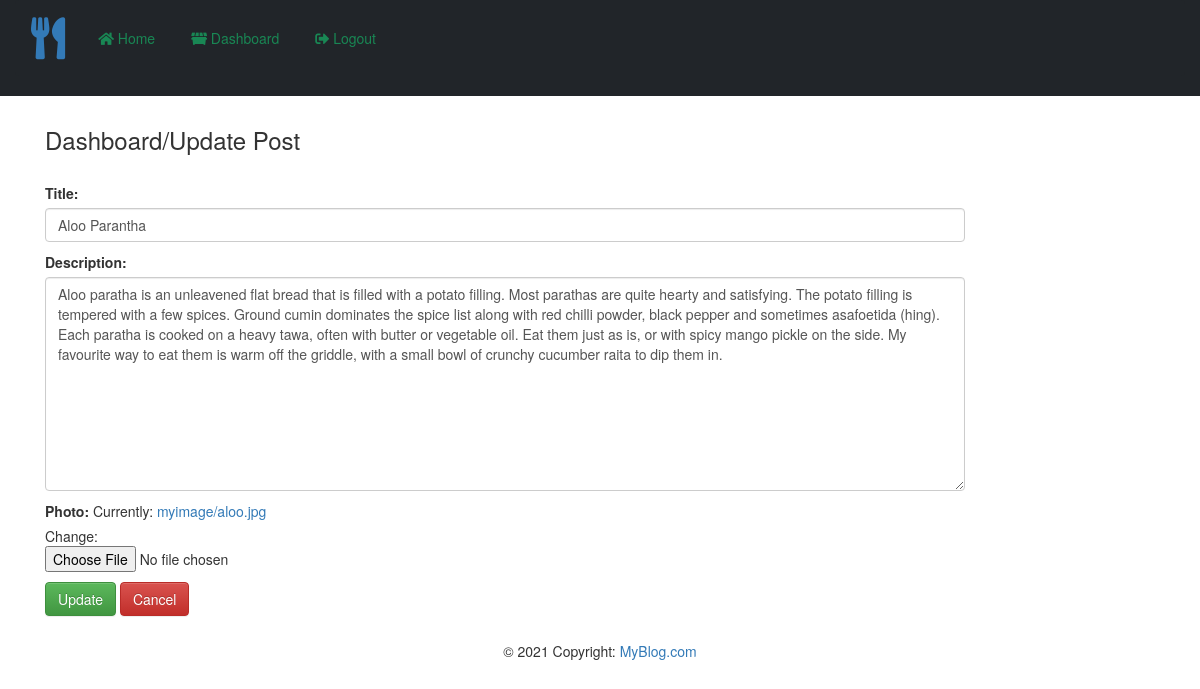
Screenshot of /update/19 (signed in) with the database file from the repository.
### blog/models.py (models this page shows)
class Post(models.Model):
    title= models.CharField(max_length=200)
    desc= models.TextField()
    photo = models.ImageField(upload_to='myimage', width_field=None)

### blog/views.py (the view)
# urls.py: path('update/<int:id>',views.update, name="update"),
def update(request,id):
    if request.user.is_authenticated:
        if request.method=='POST':
            pi=Post.objects.get(pk=id)
            form=PostForm(request.POST, instance=pi)
            if form.is_valid():
                form.save()
        else:
            pi=Post.objects.get(pk=id)
            form=PostForm(instance=pi)
        context={'form':form}
        return render(request,'blog/update.html',context)
    else:
        return HttpResponseRedirect('/login/')

### blog/forms.py
class PostForm(forms.ModelForm):
    class Meta:
        model = Post
        fields= ['title', 'desc','photo']
        labels = {'title':'Title', 'desc':'Description','photo':'Photo'}
        widgets={
            'title':forms.TextInput(attrs={'class':'form-control'}),
            'desc':forms.Textarea(attrs={'class':'form-control'}),
        }

### blog/templates/blog/update.html (shortened to what this page needs)
{% extends "blog/base.html" %}
{% load static %}
{% block content %}
<div class="col-sm-10">
    <h3 class=" my-5">Dashboard/Update Post</h3>
    <form action="" method="POST" novalidate>
        {{form.as_p}}
        <a href="{% url 'dashboard' %}" class="btn btn-success">Update</a>
        <a href="{% url 'dashboard' %}" class="btn btn-danger">Cancel</a>
    </form>
</div>
{% endblock content %}

### blog/static/blog/css/style.css (style rules this page uses)
body { background-color: rgb(75, 74, 74); color:rgb(255, 255, 255); }

### rows the page displays
Post: title "Aloo Parantha", desc "Aloo paratha is an unleavened flat bread that is filled with a potato filling. Most parathas are quite hearty and satisfying. The potato filling is tempered with a few spices. Ground cumin dominates the spice list along with red chilli powder, black pepper and sometimes asafoetida (hing). Each paratha is cooked on a heavy tawa, often with butter or vegetable oil. Eat them just as is, or with spicy mango pickle on the side. My favourite way to eat them is warm off the griddle, with a small bowl of crunchy cucumber raita to dip them in."
